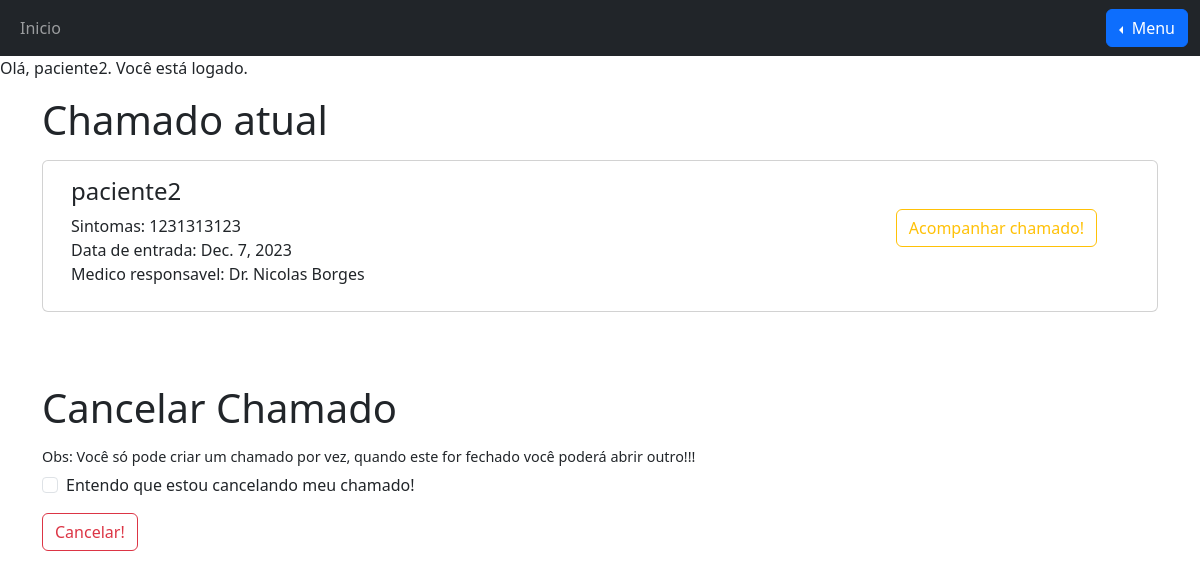
Screenshot of /paciente/ (signed in) with the database file from the repository.
### membros/models.py (models this page shows)
class Usuario(User):
    nome = models.CharField(max_length=255, null=True)
    tel = models.IntegerField(null=True)
    nascimento = models.DateField(null=True)
    class Meta:
        abstract = True
    def __str__(self):
        return f"{self.nome}"

class Paciente(Usuario):
    STATUS = [
        ("Na fila!", "Na fila!"),
        ("Em andamento!", "Em andamento!"),
        ("Finalizado!", "Finalizado"),
    ]
    sintomas = models.CharField(max_length=255, null=True)
    dataDeEntrada = models.DateField(null=True)
    medicoResponsavel = models.ForeignKey(Medico, on_delete=models.SET_NULL, null=True)
    doente = models.BooleanField(default=False, null=True)
    tratamento = models.CharField(max_length=255, null=True, default="Aguardando tratamento!")
    status = models.CharField(max_length=255, choices=STATUS, null=True, default="Na fila!")
    historicoTratamentos = models.JSONField(null=True, default=dict)

### membros/views.py (the view, shortened to what this page needs)
# urls.py: path("paciente/", views.paciente, name="paciente"),
@login_required
def paciente(request):
    template = loader.get_template("paciente.html")
    usera = False
    medico = False
    for x in Medico.objects.all():
        if x.username == request.user.username:
            medico = True
    if request.method == "POST":
        form = CriarChamadoForm(request.POST)
        if form.is_valid():
            sintoma = form.cleaned_data["sintomas"]
            data = form.cleaned_data["dataDeEntrada"]
            usuario = request.user.username
            print(usuario)
            c = 0
            if medico == False:
                for x in Paciente.objects.all():
                    if x.username == usuario:
                        break
                    else:
                        c += 1
                usuario = Paciente.objects.all()[c]
                usuario.sintomas = sintoma
                usuario.dataDeEntrada = data
                usuario.doente = True
                usuario.save()
    else:
        form = CriarChamadoForm()
    if request.method == "POST":
        form2 = CancelarChamadoForm(request.POST)
        if form2.is_valid():
            username = request.user.username
            c = 0
            for x in Paciente.objects.all():
                if x.username == username:
                    break
                else:
                    c += 1
            paciente = Paciente.objects.all()[c]
            paciente.doente = False
            paciente.sintomas = ""
            paciente.dataDeEntrada = None
            paciente.medicoResponsavel = None
            paciente.save()
    else:
        form2 = CancelarChamadoForm()
    if request.user.is_authenticated:
        print("O usuário está autenticado")
        usera = True
        username = request.user.username
        if medico == False:
            c = 0
            for x in Paciente.objects.all():
                if x.username == username:
                    break
                else:
                    c += 1
            paciente = Paciente.objects.all()[c]
            doente = paciente.doente
            sintoma = paciente.sintomas
            data = paciente.dataDeEntrada
            nome = paciente.nome
            idp = request.user.id
            medicoResponsavel = paciente.medicoResponsavel
            medicoResponsavel = str(medicoResponsavel)
            if medicoResponsavel == "None":
                medicoResponsavel = "Na fila..."
            else:
                medicoResponsavel = f"Dr. {medicoResponsavel.title()}"
    else:
        print("O usuário não está autenticado")
    return HttpResponse(
        template.render(
            {
                "usera": usera,
                "medico": medico,
                "form": form,
                "form2": form2,
                "doente": doente,
                "sintoma": sintoma,
                "data": data,
                "nome": nome,
                "medicoResponsavel": medicoResponsavel,
                "idp": idp,
            },
            request,
        )
    )

### membros/forms.py
class CriarChamadoForm(forms.Form):
    sintomas = forms.CharField(label="Escreva seus sintomas", max_length=255, required=True)
    dataDeEntrada = forms.DateField(label="Data do chamado", widget=forms.DateInput(attrs={"type": "date"})
    ,required=True)

class CancelarChamadoForm(forms.Form):
    cancelar = forms.BooleanField(label="Entendo que estou cancelando meu chamado!", required=True)

### membros/models.py (called while the page is built)
    def get_user(self, user_id):
        UserModel = get_user_model()
        try:
            return UserModel.objects.get(pk=user_id)
        except UserModel.DoesNotExist:
            return None

### membros/templates/paciente.html (shortened to what this page needs)
{% extends 'base.html' %}
{% load django_bootstrap5 %}
{% block content %}
{% if usera %}
{% if medico %}
<p>Você não está logado como paciente.</p>
{% else %}
<p>Olá, {{ nome }}. Você está logado.</p>
{% if not doente %}
<div class="p-1 bg-white text-black text-center">
    <h1>Criar chamado!</h1>
    <h5 style="font-size: 90%">Obs: Você só pode criar um chamado por vez, quando este for fechado você poderá abrir
        outro!!!</h5>
</div>
<div class="container">
    <div class="row my-5">
        <div class="col-md-12">
            <form action="" method="post" class="form">
                {% csrf_token %}
                {% bootstrap_form form %}
                <button type="submit" class="btn btn-primary">Criar chamado!</button>
            </form>
        </div>
    </div>
</div>
{% else %}
<div class="container">
    <h1 class="mb-3">Chamado atual</h1>
    <div class="card">
        <div class="container d-flex">
            <div class="container p-3">
                <h4 class="card-title">{{nome}}</h4>
                <p class="card-text">
                    Sintomas: {{sintoma}} <br>
                    Data de entrada: {{data}} <br>
                    Medico responsavel: {{ medicoResponsavel }} <br>
                </p>
            </div>
            <div class="container p-5 d-flex justify-content-end">
                <p class="p-sm">
                    <button class="btn btn-outline-warning"><a class="page-link" href="acompanharchamado/{{idp}}">Acompanhar chamado!</a></button>
                </p>
            </div>
        </div>
    </div>
</div>
<br><br><br>
<div class="container">
    <h1 class="mb-3">Cancelar Chamado</h1>
    <h5 style="font-size: 90%">Obs: Você só pode criar um chamado por vez, quando este for fechado você poderá abrir
        outro!!!</h5>
    <form action="" method="post" class="form">
        {% bootstrap_form form2 %}
        <button type="submit" class="btn btn-outline-danger">Cancelar!</button>
    </form>
</div>
{% endif %}
{% endif %}
{% else %}
<p>Você não está logado.</p>
{% endif %}
{% endblock %}

### rows the page displays
Paciente: nome "paciente2", sintomas "1231313123", dataDeEntrada "Dec. 7, 2023"

### other values shown
{{ medicoResponsavel }} "Dr. Nicolas Borges"
